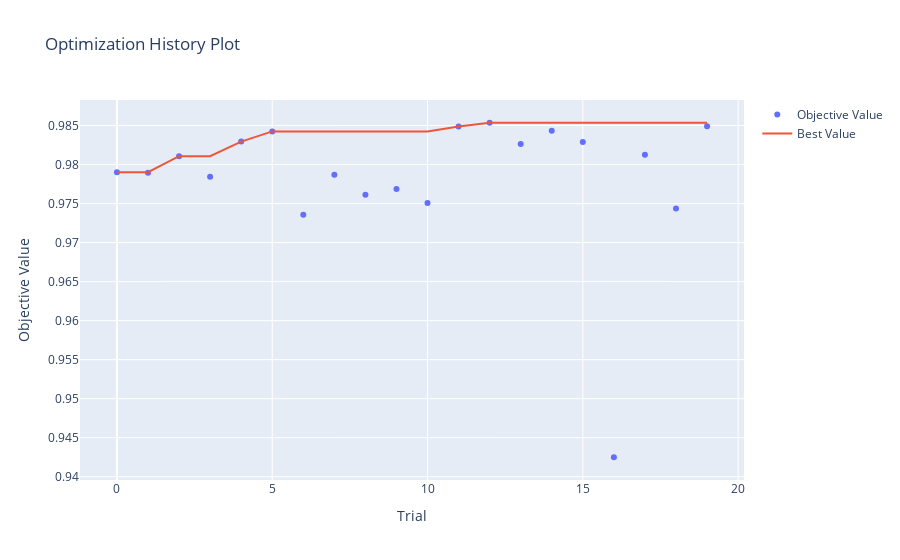

The cell this chart's notebook holds for it:
### Markdown cell above
### 📊 Visualizando la Optimización
Optuna tiene visualizaciones increíbles para entender qué pasó.

### Code cell
# Historia de la optimización: ¿Mejoramos con el tiempo?
optuna.visualization.plot_optimization_history(study)

### Figure 1 — Plotly figure (JSON) as saved in the notebook; plotly's stock layout.template omitted (floating-point values rounded to 4 significant figures)
{"data": [{"mode": "markers", "name": "Objective Value", "type": "scatter", "x": [0, 1, 2, 3, 4, 5, 6, 7, 8, 9, 10, 11, 12, 13, 14, 15, 16, 17, 18, 19], "y": [0.979, 0.9789, 0.9811, 0.9784, 0.9829, 0.9842, 0.9736, 0.9787, 0.9761, 0.9769, 0.9751, 0.9849, 0.9854, 0.9826, 0.9843, 0.9829, 0.9425, 0.9813, 0.9744, 0.9849]}, {"mode": "lines", "name": "Best Value", "type": "scatter", "x": [0, 1, 2, 3, 4, 5, 6, 7, 8, 9, 10, 11, 12, 13, 14, 15, 16, 17, 18, 19], "y": [0.979, 0.979, 0.9811, 0.9811, 0.9829, 0.9842, 0.9842, 0.9842, 0.9842, 0.9842, 0.9842, 0.9849, 0.9854, 0.9854, 0.9854, 0.9854, 0.9854, 0.9854, 0.9854, 0.9854]}, {"marker": {"color": "#cccccc"}, "mode": "markers", "name": "Infeasible Trial", "showlegend": false, "type": "scatter", "x": [], "y": []}], "layout": {"title": {"text": "Optimization History Plot"}, "xaxis": {"title": {"text": "Trial"}}, "yaxis": {"title": {"text": "Objective Value"}}}}
